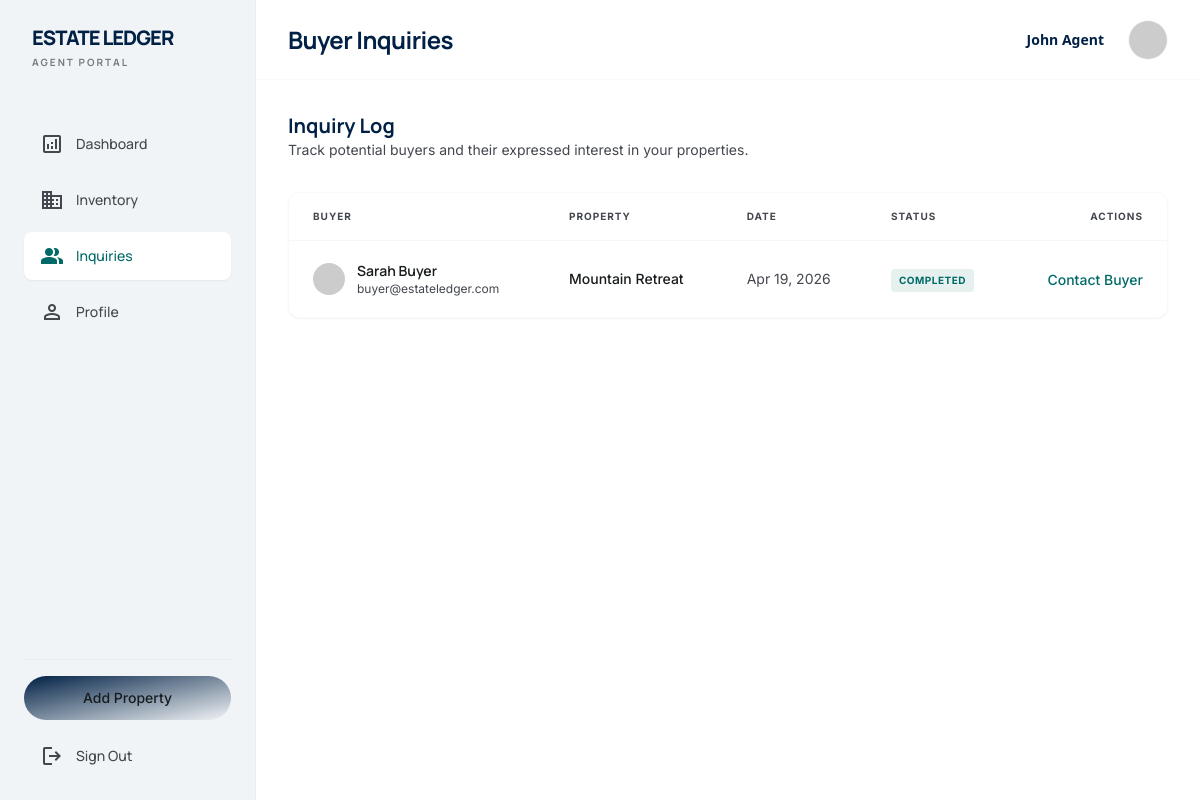
/agent/inquiries (signed in), run on the app's committed database.
### tables this page shows
CREATE TABLE IF NOT EXISTS transactions (
    id INT AUTO_INCREMENT PRIMARY KEY,
    property_id INT NOT NULL,
    buyer_id INT NOT NULL,
    agent_id INT NOT NULL,
    amount DECIMAL(15, 2) NOT NULL,
    status ENUM('pending', 'completed', 'cancelled') DEFAULT 'pending',
    transaction_date TIMESTAMP DEFAULT CURRENT_TIMESTAMP,
    FOREIGN KEY (property_id) REFERENCES properties(id) ON DELETE CASCADE,
    FOREIGN KEY (buyer_id) REFERENCES users(id) ON DELETE CASCADE,
    FOREIGN KEY (agent_id) REFERENCES users(id) ON DELETE CASCADE
);

CREATE TABLE IF NOT EXISTS users (
    id INT AUTO_INCREMENT PRIMARY KEY,
    name VARCHAR(100) NOT NULL,
    email VARCHAR(100) NOT NULL UNIQUE,
    password VARCHAR(255) NOT NULL,
    role ENUM('admin', 'agent', 'buyer') DEFAULT 'buyer',
    status ENUM('active', 'deactivated', 'pending') DEFAULT 'pending',
    created_at TIMESTAMP DEFAULT CURRENT_TIMESTAMP
);

CREATE TABLE IF NOT EXISTS properties (
    id INT AUTO_INCREMENT PRIMARY KEY,
    title VARCHAR(255) NOT NULL,
    description TEXT,
    price DECIMAL(15, 2) NOT NULL,
    type ENUM('residential', 'commercial', 'land') DEFAULT 'residential',
    bedrooms INT,
    bathrooms DECIMAL(3, 1),
    sqft INT,
    year_built INT,
    address VARCHAR(255),
    city VARCHAR(100),
    state VARCHAR(100),
    zip VARCHAR(20),
    location VARCHAR(255) NOT NULL,
    agent_id INT NOT NULL,
    status ENUM('available', 'pending', 'sold') DEFAULT 'available',
    created_at TIMESTAMP DEFAULT CURRENT_TIMESTAMP,
    FOREIGN KEY (agent_id) REFERENCES users(id) ON DELETE CASCADE
);

### app/controllers/Agent.php (called while the page is built, shortened)
<?php
class Agent extends Controller {
    private $propertyModel;
    public function __construct() {
        $this->propertyModel = $this->model('Property');
    }
    public function inquiries() {
        $inquiries = $this->propertyModel->getInquiriesByAgent($_SESSION['user_id']);
        $data = [
            'inquiries' => $inquiries
        ];
        $this->view('agent/inquiries', $data);
    }
}

### app/core/Core.php (called while the page is built, shortened)
<?php
class Core {
    protected $currentMethod = 'index';
    public function __construct() {
        $url = $this->getUrl();
        if ($url && file_exists('../app/controllers/' . ucwords($url[0]) . '.php')) {
            unset($url[0]);
        }
        $this->currentController = new $this->currentController;
        if (isset($url[1])) {
            if (method_exists($this->currentController, $url[1])) {
                $this->currentMethod = $url[1];
                unset($url[1]);
            }
        }
        $this->params = $url ? array_values($url) : [];
        call_user_func_array([$this->currentController, $this->currentMethod], $this->params);
    }
    public function getUrl() {
        if (isset($_GET['url'])) {
            $url = rtrim($_GET['url'], '/');
            $url = filter_var($url, FILTER_SANITIZE_URL);
            $url = explode('/', $url);
            return $url;
        }
    }
}

### public/index.php (called while the page is built, shortened)
<?php
require_once '../app/core/Core.php';
require_once '../app/core/Controller.php';
require_once '../app/core/Database.php';
$init = new Core();
?>

### app/core/Database.php (called while the page is built, shortened)
<?php
class Database {
    private $host = DB_HOST;
    private $user = DB_USER;
    private $pass = DB_PASS;
    private $dbname = DB_NAME;
    private $dbh;
    private $stmt;
    public function __construct() {
        $dsn = 'mysql:host=' . $this->host . ';dbname=' . $this->dbname;
        $options = array(
            PDO::ATTR_PERSISTENT => true,
            PDO::ATTR_ERRMODE => PDO::ERRMODE_EXCEPTION
        );
        try {
            $this->dbh = new PDO($dsn, $this->user, $this->pass, $options);
        } catch (PDOException $e) {
            $this->error = $e->getMessage();
            echo $this->error;
        }
    }
    public function query($sql) {
        $this->stmt = $this->dbh->prepare($sql);
    }
    public function bind($param, $value, $type = null) {
        if (is_null($type)) {
            switch (true) {
                case is_int($value):
                    $type = PDO::PARAM_INT;
                    break;
            }
        }
        $this->stmt->bindValue($param, $value, $type);
    }
    public function execute() {
        return $this->stmt->execute();
    }
    public function resultSet() {
        $this->execute();
        return $this->stmt->fetchAll(PDO::FETCH_OBJ);
    }
}

### app/models/Property.php (called while the page is built, shortened)
<?php
class Property {
    private $db;
    public function __construct() {
        $this->db = new Database;
    }
    public function getInquiriesByAgent($agent_id) {
        $this->db->query('SELECT transactions.*, properties.title, users.name as buyer_name, users.email as buyer_email
                          FROM transactions
                          JOIN properties ON transactions.property_id = properties.id
                          JOIN users ON transactions.buyer_id = users.id
                          WHERE transactions.agent_id = :agent_id
                          ORDER BY transactions.transaction_date DESC');
        $this->db->bind(':agent_id', $agent_id);
        return $this->db->resultSet();
    }
}

### app/views/agent/inquiries.php (the view, shortened to what this page needs)
<!DOCTYPE html>
<html class="light" lang="en">
<head>
    <script src="https://cdn.tailwindcss.com?plugins=forms,container-queries"></script>
    <script id="tailwind-config">
      tailwind.config = {
        darkMode: "class",
        theme: {
          extend: {
            "colors": {
                    "primary": "#002045",
                    "secondary": "#006a68",
                    "background": "#f7fafc",
                    "on-surface": "#181c1e",
                    "on-surface-variant": "#43474e",
                    "surface-container-low": "#f1f4f6",
                    "surface-container-lowest": "#ffffff",
                    "outline-variant": "#c4c6cf"
            },
            "fontFamily": {
                    "headline": ["Manrope", "sans-serif"],
                    "body": ["Inter", "sans-serif"]
            }
          },
        },
      }
    </script>
</head>
<body class="bg-surface text-on-surface min-h-screen flex antialiased">
<nav class="h-screen w-64 fixed left-0 top-0 z-40 bg-surface-container-low flex flex-col p-6 gap-4 border-r border-outline-variant/15 font-headline text-sm font-medium">
<div class="mb-8 px-2">
<h1 class="text-xl font-black text-primary tracking-tighter uppercase">Estate Ledger</h1>
<p class="text-[10px] text-on-surface-variant font-bold tracking-[0.2em] uppercase opacity-70">Agent Portal</p>
</div>
<div class="flex-1 space-y-2">
<a class="flex items-center gap-3 px-4 py-3 rounded-lg text-on-surface-variant hover:bg-surface-container-high hover:translate-x-1 transition-transform duration-200" href="<?php echo URLROOT; ?>/agent/dashboard">
<span class="material-symbols-outlined">analytics</span>
<span>Dashboard</span>
</a>
<a class="flex items-center gap-3 px-4 py-3 rounded-lg text-on-surface-variant hover:bg-surface-container-high hover:translate-x-1 transition-transform duration-200" href="<?php echo URLROOT; ?>/agent/inventory">
<span class="material-symbols-outlined">domain</span>
<span>Inventory</span>
</a>
<a class="flex items-center gap-3 px-4 py-3 rounded-lg text-secondary bg-surface-container-lowest shadow-sm hover:translate-x-1 transition-transform duration-200" href="<?php echo URLROOT; ?>/agent/inquiries">
<span class="material-symbols-outlined" style="font-variation-settings: 'FILL' 1;">group</span>
<span>Inquiries</span>
</a>
<a class="flex items-center gap-3 px-4 py-3 rounded-lg text-on-surface-variant hover:bg-surface-container-high hover:translate-x-1 transition-transform duration-200" href="<?php echo URLROOT; ?>/users/profile">
<span class="material-symbols-outlined">person</span>
<span>Profile</span>
</a>
</div>
<div class="mt-auto pt-4 border-t border-outline-variant/15 space-y-4">
<a href="<?php echo URLROOT; ?>/agent/add_property" class="block w-full text-center py-3 px-4 rounded-full bg-gradient-to-br from-primary to-primary-container text-on-primary font-body text-sm font-medium hover:opacity-90 transition-opacity">
    Add Property
</a>
<a class="flex items-center gap-3 px-4 py-2 rounded-lg text-on-surface-variant hover:bg-surface-container-high transition-colors" href="<?php echo URLROOT; ?>/users/logout">
<span class="material-symbols-outlined">logout</span>
<span>Sign Out</span>
</a>
</div>
</nav>
<main class="ml-64 flex-1 flex flex-col min-h-screen">
<header class="h-20 w-full bg-surface/80 backdrop-blur-xl sticky top-0 z-30 px-8 flex justify-between items-center border-b border-outline-variant/10">
<h2 class="font-headline font-bold text-2xl tracking-tight text-primary">Buyer Inquiries</h2>
<div class="flex items-center gap-4">
<p class="text-sm font-bold text-primary mr-2"><?php echo $_SESSION['user_name']; ?></p>
<div class="h-10 w-10 rounded-full bg-surface-container-high overflow-hidden border border-outline-variant/15">
<img alt="Agent Profile" class="w-full h-full object-cover" src="https://ui-avatars.com/api/?name=<?php echo urlencode($_SESSION['user_name']); ?>&background=002045&color=fff"/>
</div>
</div>
</header>
<div class="flex-1 p-8 pb-20">
<div class="mb-8">
<h3 class="font-headline text-xl font-bold text-primary">Inquiry Log</h3>
<p class="text-sm text-on-surface-variant font-body">Track potential buyers and their expressed interest in your properties.</p>
</div>
<div class="bg-surface-container-lowest rounded-xl overflow-hidden shadow-sm border border-outline-variant/10">
<table class="w-full text-left font-body">
<thead>
<tr class="bg-surface-container-high border-b border-outline-variant/15 text-[10px] font-bold text-on-surface-variant uppercase tracking-widest">
<th class="px-6 py-4">Buyer</th>
<th class="px-6 py-4">Property</th>
<th class="px-6 py-4">Date</th>
<th class="px-6 py-4">Status</th>
<th class="px-6 py-4 text-right">Actions</th>
</tr>
</thead>
<tbody class="divide-y divide-outline-variant/5">
<?php foreach($data['inquiries'] as $inquiry): ?>
<tr class="hover:bg-surface-container-low transition-colors group">
<td class="px-6 py-5">
<div class="flex items-center gap-3">
<img alt="Buyer" class="w-8 h-8 rounded-full" src="https://ui-avatars.com/api/?name=<?php echo urlencode($inquiry->buyer_name); ?>&background=random&color=fff"/>
<div>
<p class="font-headline font-semibold text-on-surface text-sm"><?php echo $inquiry->buyer_name; ?></p>
<p class="text-xs text-on-surface-variant"><?php echo $inquiry->buyer_email; ?></p>
</div>
</div>
</td>
<td class="px-6 py-5">
<p class="font-medium text-on-surface text-sm"><?php echo $inquiry->title; ?></p>
</td>
<td class="px-6 py-5 text-sm text-on-surface-variant">
    <?php echo date('M d, Y', strtotime($inquiry->transaction_date)); ?>
</td>
<td class="px-6 py-5">
<span class="inline-flex items-center px-2 py-1 rounded text-[10px] font-bold tracking-wider uppercase bg-secondary/10 text-secondary">
    <?php echo $inquiry->status; ?>
</span>
</td>
<td class="px-6 py-5 text-right">
<button class="text-secondary hover:text-primary font-medium text-sm">Contact Buyer</button>
</td>
</tr>
<?php endforeach; ?>
</tbody>
</table>
</div>
</div>
</main>
</body>
</html>

### data on the page
transactions: buyer.name "Sarah Buyer", buyer.email "buyer@estateledger.com", property.title "Mountain Retreat", transaction_date "Apr 19, 2026", status "COMPLETED"

### other printed values
$_SESSION['user_name'] "John Agent"
